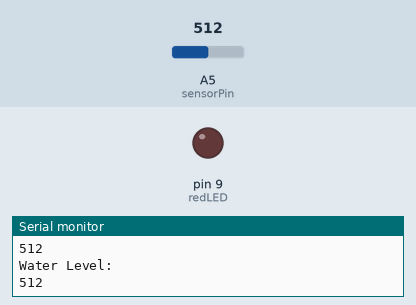
The sketch below on a simulated Arduino Uno, built with avr-gcc and run on an emulated ATmega328P. Parts: output pins drawn as LEDs (lit = HIGH), the last lines printed to the serial monitor. The inputs (shaded band) are chosen by the test bench; at power-on: A5 (sensorPin) = 512.

Above: at 1.3 s.
1.4 s: A5 (sensorPin) set to 541
At 2.1 s:
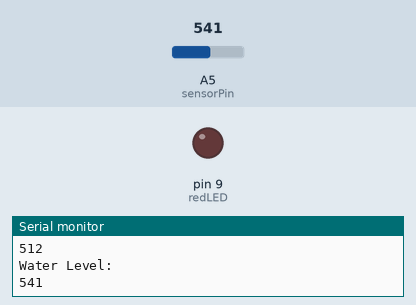
4.4 s: A5 (sensorPin) set to 0
At 5.3 s:
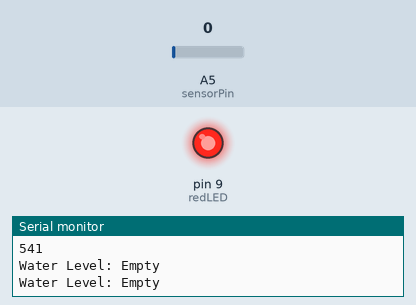
6.7 s: A5 (sensorPin) set to 480
At 7.9 s:
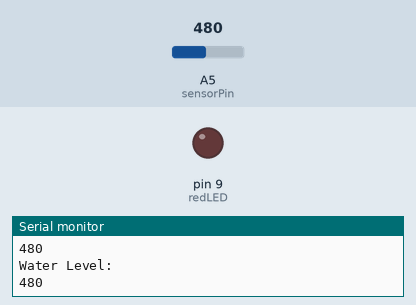
8.2 s: A5 (sensorPin) set to 535
At 8.8 s:
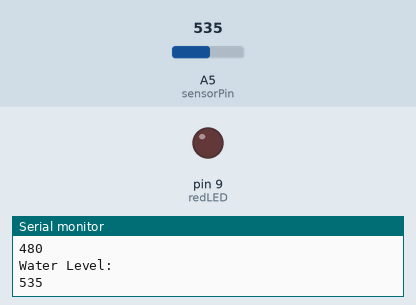
Timing chart, 0 to 12.2 s (numbered marks = the images above; inputs shaded):
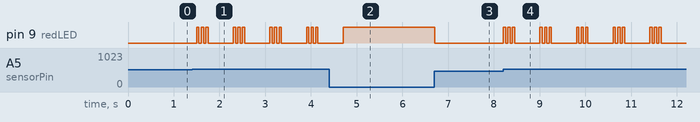

Measured:
- after the input at 1.4 s, pin 9 (redLED): LOW → HIGH after 0.10 s, then repeats every 0.80 s: 2 × (LOW 0.05 s, HIGH 0.05 s), LOW 0.55 s, HIGH 0.05 s
- after the input at 4.4 s, pin 9 (redLED): goes on until 4.7 s, then stays HIGH
- after the input at 6.7 s, pin 9 (redLED): HIGH → LOW at once
- after the input at 8.2 s, pin 9 (redLED): LOW → HIGH at once, then repeats every 0.80 s: 2 × (LOW 0.05 s, HIGH 0.05 s), LOW 0.55 s, HIGH 0.05 s

The sketch:

Sensor_Water_Level.ino
```cpp
#define sensorPin A5

int water_val = 0;
int water_lvl = 0;
int redLED = 9;
int minlvl = 470;
int maxlvl = 525;

void setup() {
  pinMode(sensorPin, INPUT);
  Serial.begin(9600);

  pinMode(redLED, OUTPUT);
  digitalWrite(redLED, LOW);
}

void loop() {
  water_val = analogRead(sensorPin);
  water_lvl = water_val;

  int level = water_lvl;
  if (level == 0) {
    Serial.println("Water Level: Empty");
      digitalWrite(redLED, HIGH);
  }
  else if (level > 0 && level <= minlvl) {
    Serial.println("Water Level: ");
    Serial.println(water_lvl);
      digitalWrite(redLED, HIGH);
      delay(700);
      digitalWrite(redLED, LOW);
      delay(700);

  }
  else if (level > minlvl && level <= maxlvl) {
    Serial.println("Water Level: ");
    Serial.println(water_lvl);
    digitalWrite(redLED, LOW);
  }
  else if (level > maxlvl) {
    Serial.println("Water Level: ");
    Serial.println(water_lvl);
    digitalWrite(redLED, HIGH);
    delay(50);
    digitalWrite(redLED, LOW);
    delay(50);
    digitalWrite(redLED, HIGH);
    delay(50);
    digitalWrite(redLED, LOW);
    delay(50);
    digitalWrite(redLED, HIGH);
    delay(50);
    digitalWrite(redLED, LOW);
    delay(50);
  }
  delay(500);
}
```
